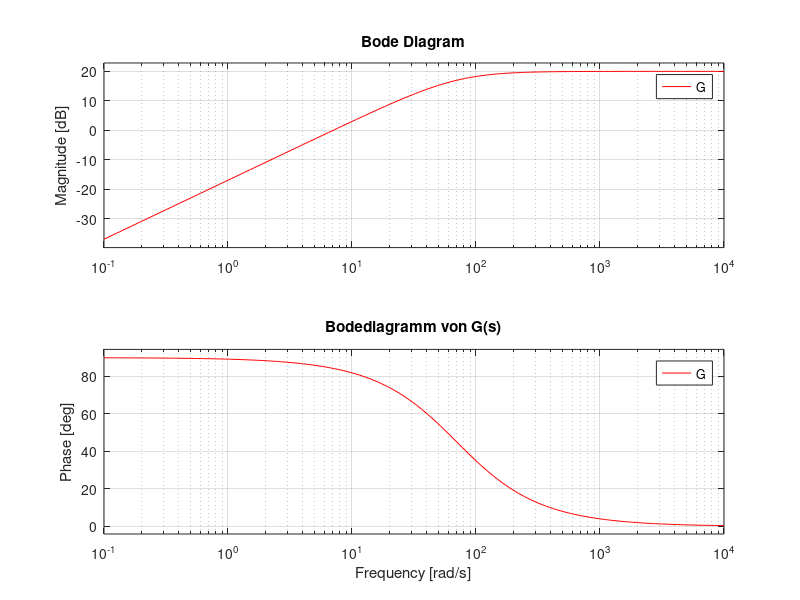

Recreate this plot in MATLAB.
home
clear
close all

z = [10 0];
n = [1 70];
G = tf(z, n)
w = logspace(-1,4, 200);
figure(1)
bode(G,'r',w)
grid on
title('Bodediagramm von G(s)')
